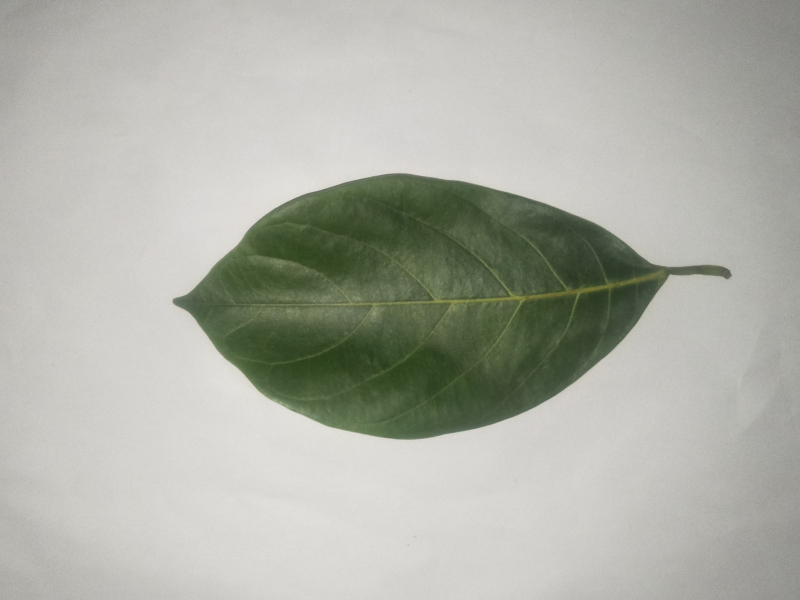
#> input picture dataset/nangka/001.jpg, 1600 x 1200 px (shown at 1/2 size); its folder holds only this picture in this run
$ python OpenCV.py
#> lines starting #> are read from the running program, lines starting #| are printed output that depends on the picture; after the words box and inside, x2 and y2 are one past the last pixel; in counts of white or black regions, pixels touching at a corner belong together
import cv2 as cv
import numpy as np
import glob


def rescale(frame, scale=0.45):
    dimension = (int(frame.shape[1]*scale),int(frame.shape[0]*scale))
    return cv.resize(frame, dimension,interpolation=cv.INTER_AREA)

imdir = 'dataset/nangka/'
ext = ['jpg','png']
files = []
[files.extend(glob.glob(imdir+'*.'+e))for e in ext]
images = [cv.imread(file)for file in files]
#> images = 1 item
i = 1
for img in images :
    if (i <= 2):
        print(img)#print image information as array
        print(img.shape)#show image resolution h x w
        imageCopy = img.copy()
        editContrast = cv.addWeighted(imageCopy,2.5,np.zeros(imageCopy.shape,imageCopy.dtype),0,-100)
        im_gray = cv.cvtColor(imageCopy,cv.COLOR_BGR2GRAY)
        renderEdge = cv.Canny(im_gray, 100,200)

        cv.imshow(str(i), rescale(img))
        # cv.imshow('nangka copy', rescale(editContrast))

        cv.imshow(str(i) + 'copy', rescale(renderEdge))
        im_name = "dataset/nangka_edge/" + str(i) + ".jpg"
        cv.imwrite(im_name, renderEdge)
    else:
        break
    # im_kon = cv.addWeighted(img,1.5,np.zeros(img.shape,img.dtype),0,-100)
    # im_name = "dataset/pepaya_kon/" + str(i) + ".png"
    # cv.imwrite(im_name, im_kon)
    i+=1
#> this loop made 1 pass
#> (im_name, i) on pass 1: ('dataset/nangka_edge/1.jpg', 2)
#> (printed output is left out)
#> pass 1, `editContrast = cv.addWeighted(imageCopy,2.5,np.zeros(imageCopy.shape,i..`:
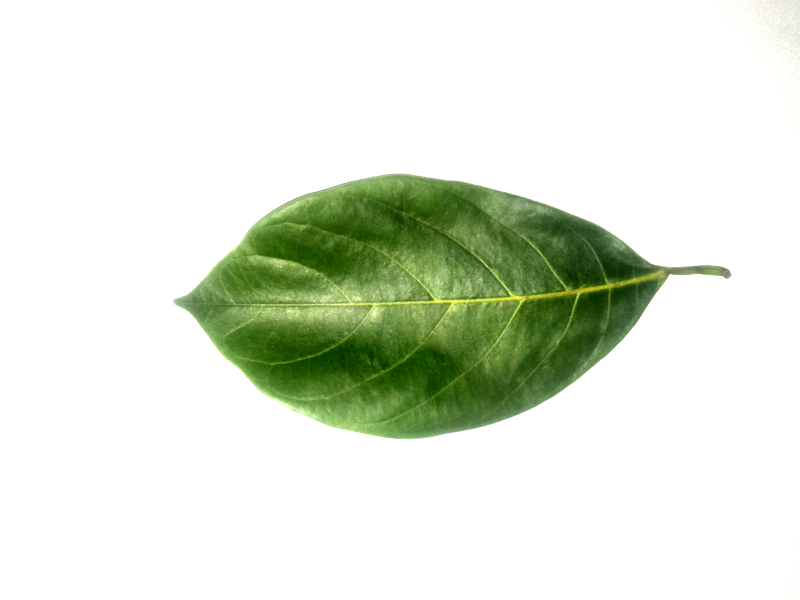
#> editContrast: shape (1200, 1600, 3) (shown at 1/2 size); mean B, G, R 216.8, 230.6, 223.7
#> pass 1, `im_gray = cv.cvtColor(imageCopy,cv.COLOR_BGR2GRAY)`:
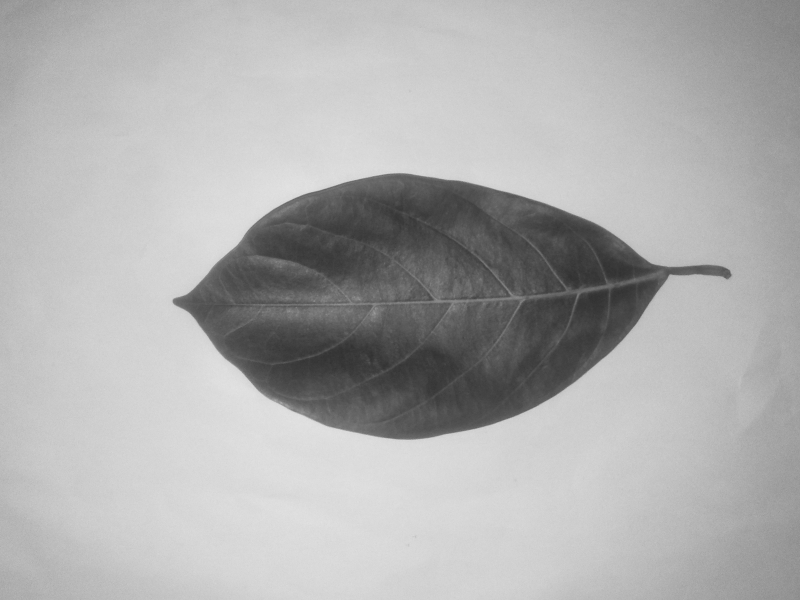
#> im_gray: shape (1200, 1600) (shown at 1/2 size); min 46, max 229, mean 174.7
#> pass 1, `renderEdge = cv.Canny(im_gray, 100,200)`:
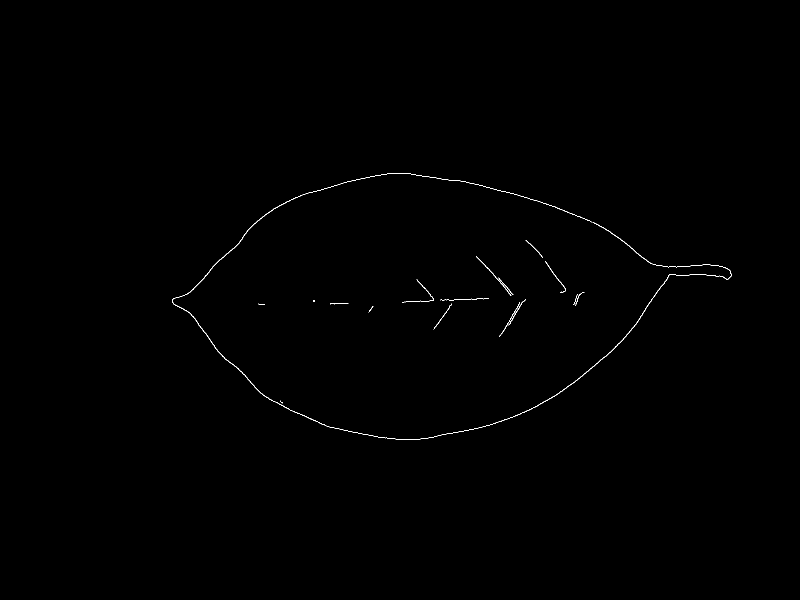
#> renderEdge: shape (1200, 1600) (shown at 1/2 size); 0.22% white in thin lines or dots, all inside (x1, y1, x2, y2) = (345, 346, 1463, 880)
#> pass 1, `cv.imshow(str(i), rescale(img))`:
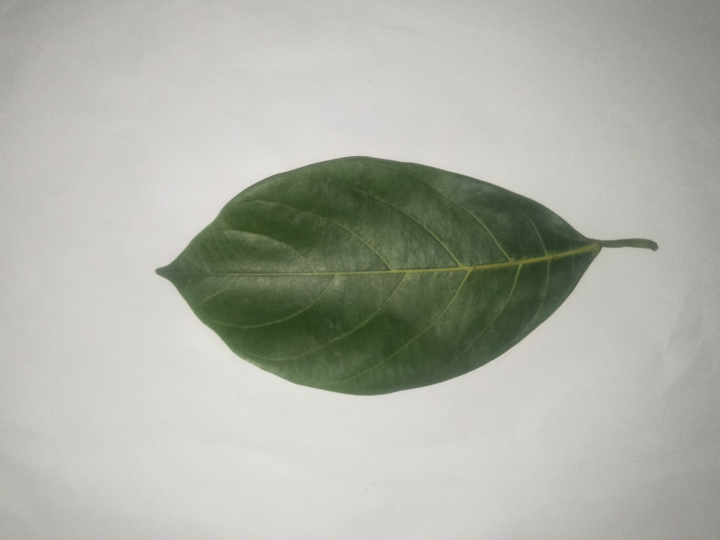
#> window '1': shape (540, 720, 3); mean B, G, R 166.9, 176.2, 174.2
#> imageCopy is the input picture: shape (1200, 1600, 3); mean B, G, R 166.9, 176.2, 174.2
#> after the loop, i = 2
cv.waitKey(0)
cv.destroyAllWindows()


# [25 lines of commented-out code are left out]

$ run again, on dataset/nangka/005.jpg
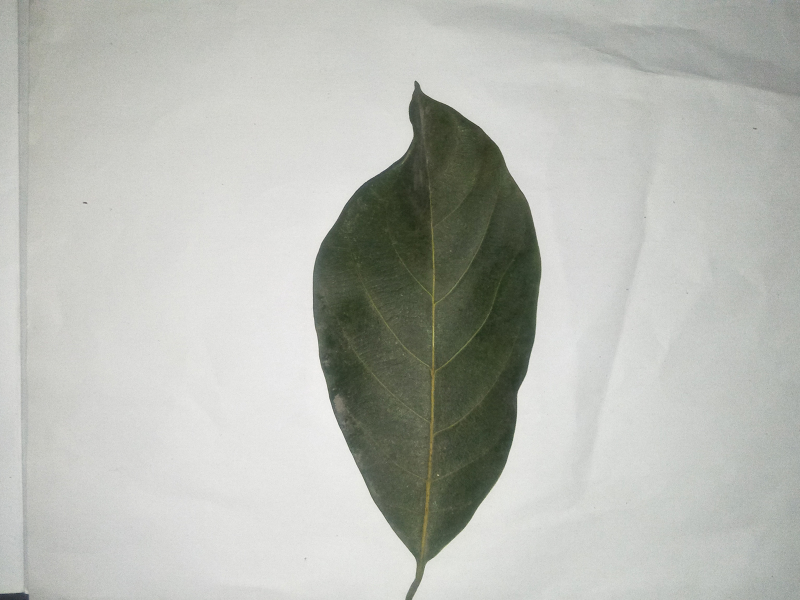
#> input picture dataset/nangka/005.jpg, 1600 x 1200 px (shown at 1/2 size)
#> images = 1 item
#> the loop `for img in images :` made 1 pass
#> (im_name, i) on pass 1: ('dataset/nangka_edge/1.jpg', 2)
#> (printed output is left out)
#> pass 1, `renderEdge = cv.Canny(im_gray, 100,200)`:
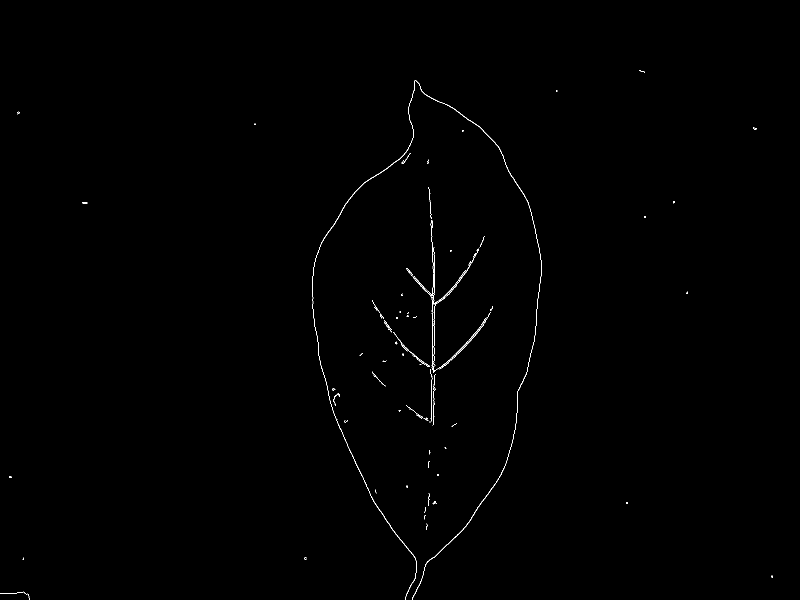
#> renderEdge: shape (1200, 1600) (shown at 1/2 size); 0.29% white in thin lines or dots, all inside (x1, y1, x2, y2) = (0, 140, 1546, 1200)
#> pass 1, `cv.imshow(str(i), rescale(img))`:
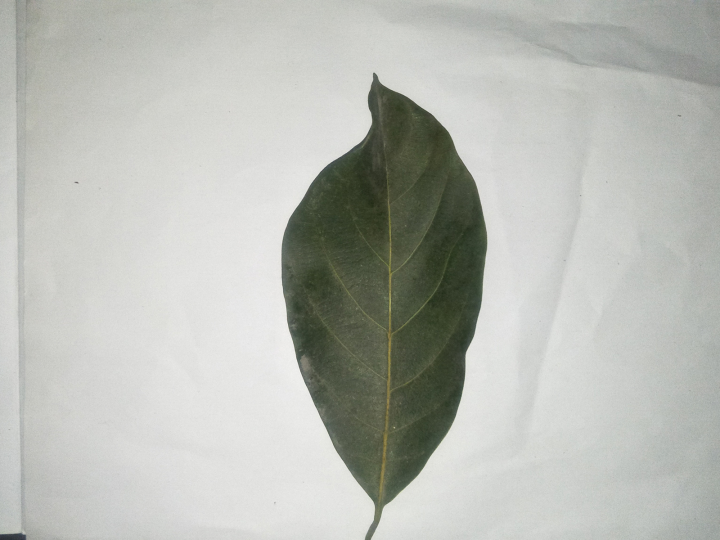
#> window '1': shape (540, 720, 3); mean B, G, R 180.2, 186.4, 184.1
#> imageCopy is the input picture: shape (1200, 1600, 3); mean B, G, R 180.2, 186.4, 184.1
#> after the loop `for img in images :`: i = 2

$ run again, on dataset/nangka/006.jpg
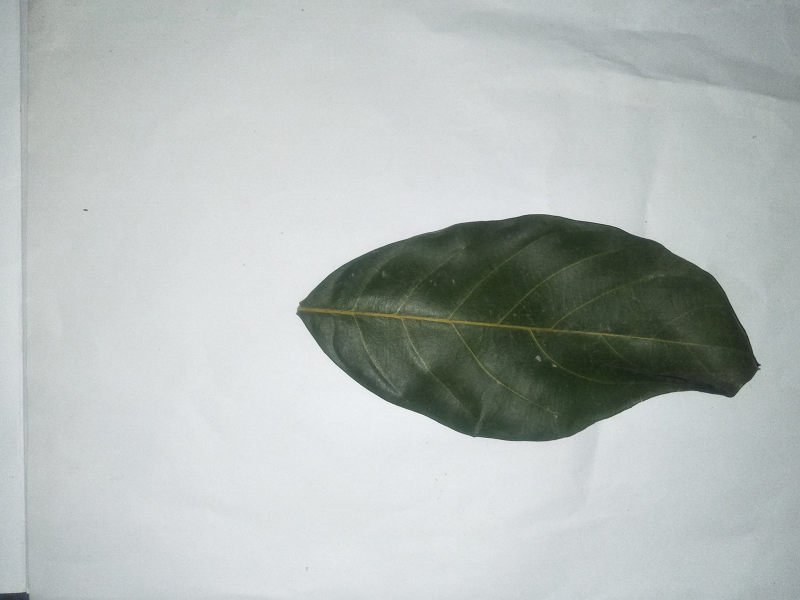
#> input picture dataset/nangka/006.jpg, 1600 x 1200 px (shown at 1/2 size)
#> images = 1 item
#> the loop `for img in images :` made 1 pass
#> (im_name, i) on pass 1: ('dataset/nangka_edge/1.jpg', 2)
#> (printed output is left out)
#> pass 1, `renderEdge = cv.Canny(im_gray, 100,200)`:
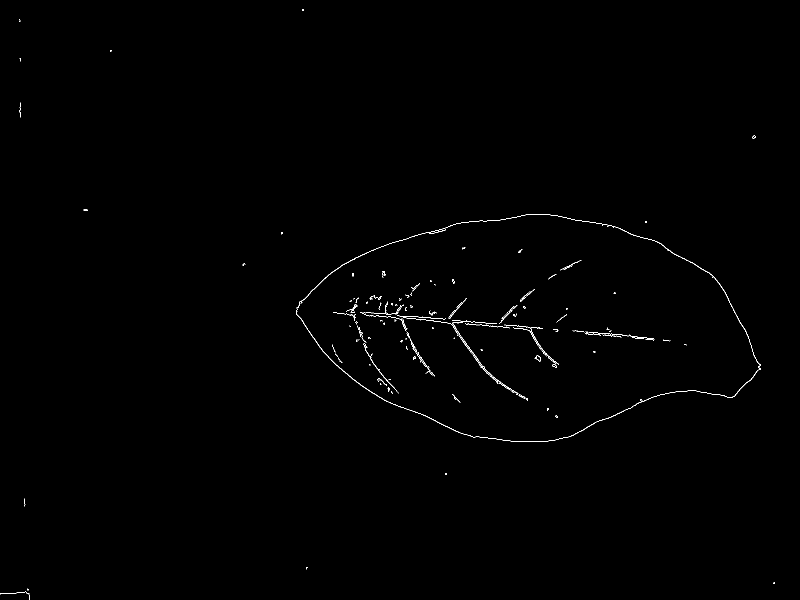
#> renderEdge: shape (1200, 1600) (shown at 1/2 size); 0.35% white in thin lines or dots
#> pass 1, `cv.imshow(str(i), rescale(img))`:
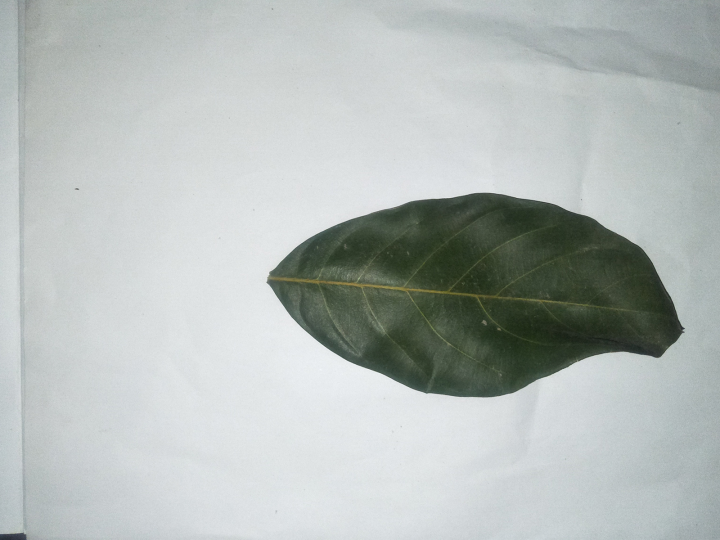
#> window '1': shape (540, 720, 3); mean B, G, R 184, 186.3, 179.6
#> imageCopy is the input picture: shape (1200, 1600, 3); mean B, G, R 184, 186.3, 179.6
#> after the loop `for img in images :`: i = 2

$ run again, on dataset/nangka/007.jpg
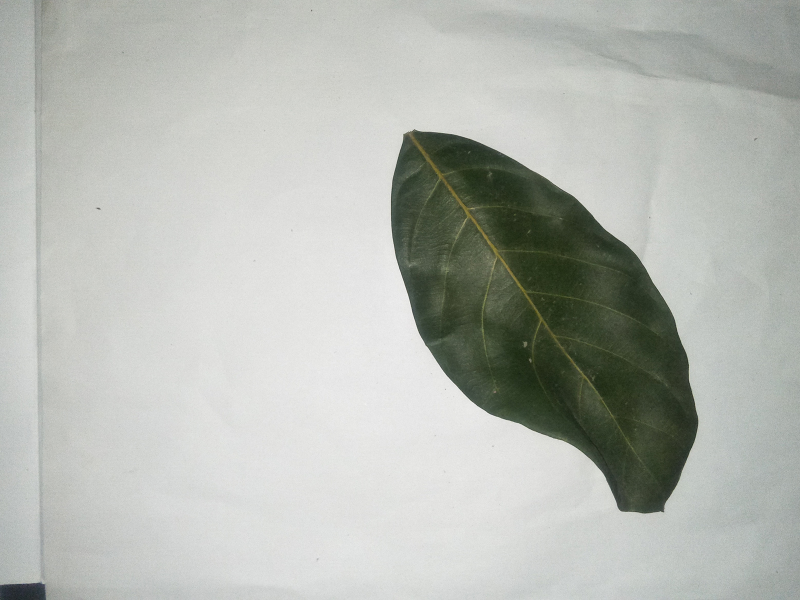
#> input picture dataset/nangka/007.jpg, 1600 x 1200 px (shown at 1/2 size)
#> images = 1 item
#> the loop `for img in images :` made 1 pass
#> (im_name, i) on pass 1: ('dataset/nangka_edge/1.jpg', 2)
#> (printed output is left out)
#> pass 1, `renderEdge = cv.Canny(im_gray, 100,200)`:
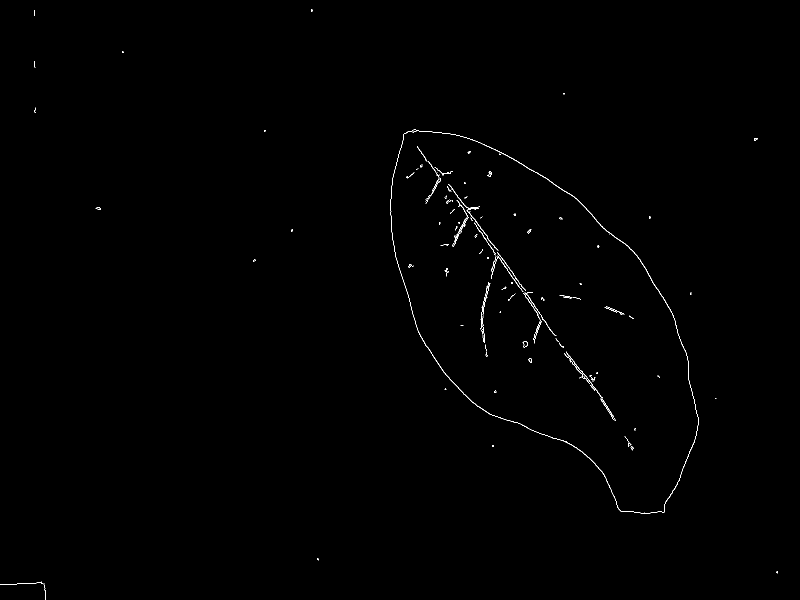
#> renderEdge: shape (1200, 1600) (shown at 1/2 size); 0.31% white in thin lines or dots
#> pass 1, `cv.imshow(str(i), rescale(img))`:
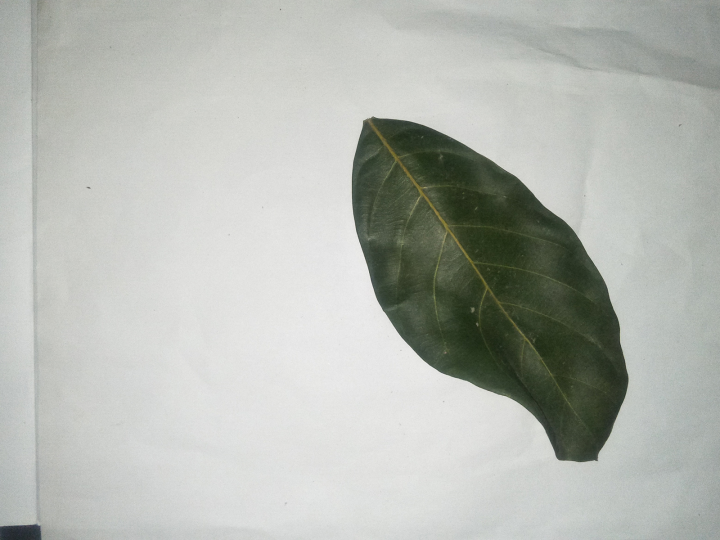
#> window '1': shape (540, 720, 3); mean B, G, R 177.9, 184, 180.6
#> imageCopy is the input picture: shape (1200, 1600, 3); mean B, G, R 177.9, 184, 180.6
#> after the loop `for img in images :`: i = 2
